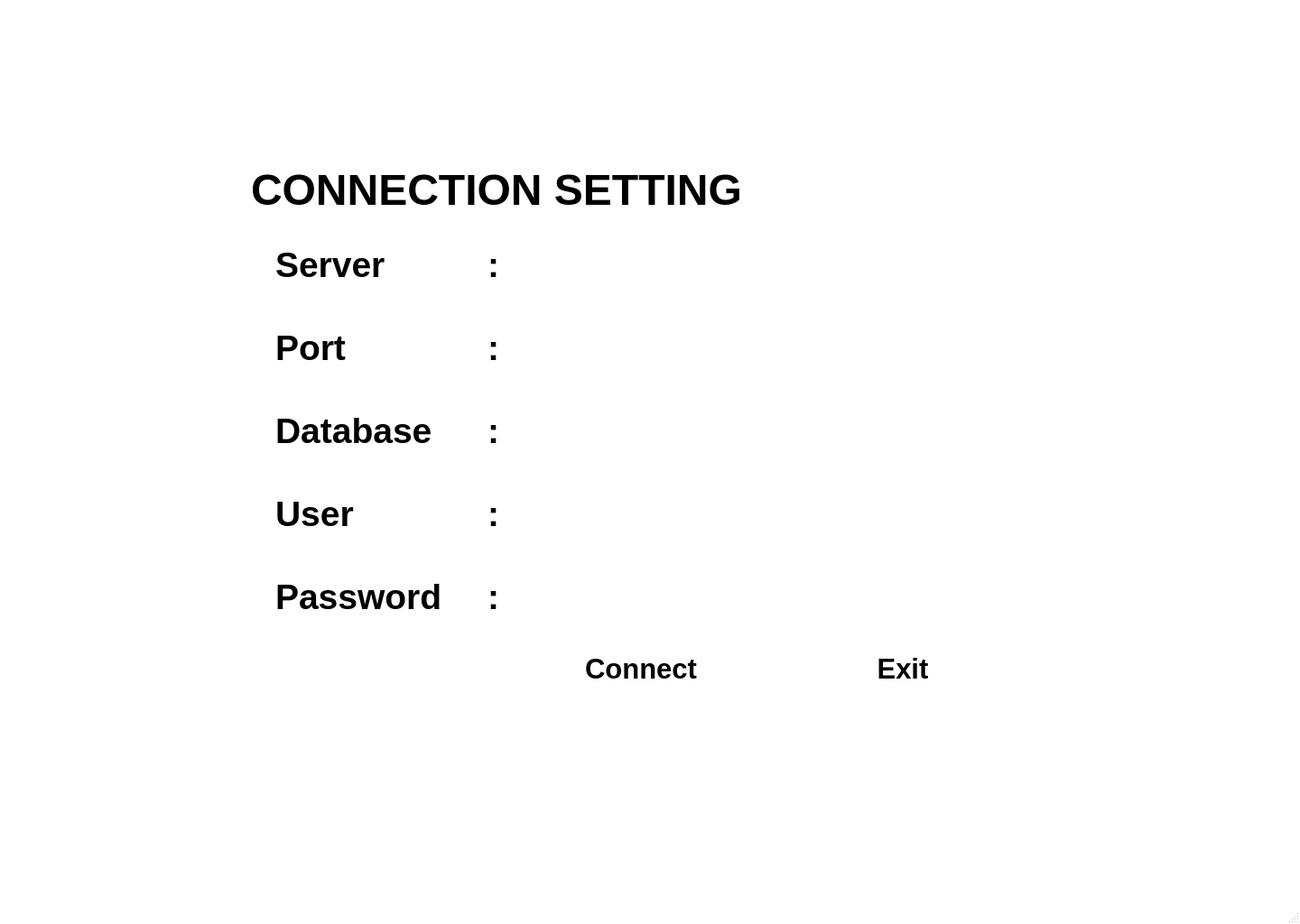
<?xml version="1.0" encoding="UTF-8"?>
<ui version="4.0">
 <class>MainWindow</class>
 <widget class="QMainWindow" name="MainWindow">
  <property name="windowModality">
   <enum>Qt::ApplicationModal</enum>
  </property>
  <property name="geometry">
   <rect>
    <x>0</x>
    <y>0</y>
    <width>1440</width>
    <height>1024</height>
   </rect>
  </property>
  <property name="palette">
   <palette>
    <active>
     <colorrole role="Midlight">
      <brush brushstyle="SolidPattern">
       <color alpha="255">
        <red>255</red>
        <green>255</green>
        <blue>255</blue>
       </color>
      </brush>
     </colorrole>
     <colorrole role="Base">
      <brush brushstyle="SolidPattern">
       <color alpha="255">
        <red>255</red>
        <green>255</green>
        <blue>255</blue>
       </color>
      </brush>
     </colorrole>
     <colorrole role="Window">
      <brush brushstyle="SolidPattern">
       <color alpha="255">
        <red>255</red>
        <green>255</green>
        <blue>255</blue>
       </color>
      </brush>
     </colorrole>
     <colorrole role="Shadow">
      <brush brushstyle="SolidPattern">
       <color alpha="255">
        <red>255</red>
        <green>255</green>
        <blue>255</blue>
       </color>
      </brush>
     </colorrole>
    </active>
    <inactive>
     <colorrole role="Midlight">
      <brush brushstyle="SolidPattern">
       <color alpha="255">
        <red>227</red>
        <green>227</green>
        <blue>227</blue>
       </color>
      </brush>
     </colorrole>
     <colorrole role="Base">
      <brush brushstyle="SolidPattern">
       <color alpha="255">
        <red>255</red>
        <green>255</green>
        <blue>255</blue>
       </color>
      </brush>
     </colorrole>
     <colorrole role="Window">
      <brush brushstyle="SolidPattern">
       <color alpha="255">
        <red>255</red>
        <green>255</green>
        <blue>255</blue>
       </color>
      </brush>
     </colorrole>
     <colorrole role="Shadow">
      <brush brushstyle="SolidPattern">
       <color alpha="255">
        <red>255</red>
        <green>255</green>
        <blue>255</blue>
       </color>
      </brush>
     </colorrole>
    </inactive>
    <disabled>
     <colorrole role="Midlight">
      <brush brushstyle="SolidPattern">
       <color alpha="255">
        <red>255</red>
        <green>255</green>
        <blue>255</blue>
       </color>
      </brush>
     </colorrole>
     <colorrole role="Base">
      <brush brushstyle="SolidPattern">
       <color alpha="255">
        <red>255</red>
        <green>255</green>
        <blue>255</blue>
       </color>
      </brush>
     </colorrole>
     <colorrole role="Window">
      <brush brushstyle="SolidPattern">
       <color alpha="255">
        <red>255</red>
        <green>255</green>
        <blue>255</blue>
       </color>
      </brush>
     </colorrole>
     <colorrole role="Shadow">
      <brush brushstyle="SolidPattern">
       <color alpha="255">
        <red>255</red>
        <green>255</green>
        <blue>255</blue>
       </color>
      </brush>
     </colorrole>
    </disabled>
   </palette>
  </property>
  <property name="font">
   <font>
    <family>Segoe UI</family>
   </font>
  </property>
  <property name="windowTitle">
   <string>MainWindow</string>
  </property>
  <widget class="QWidget" name="centralwidget">
   <property name="palette">
    <palette>
     <active>
      <colorrole role="WindowText">
       <brush brushstyle="SolidPattern">
        <color alpha="255">
         <red>0</red>
         <green>0</green>
         <blue>0</blue>
        </color>
       </brush>
      </colorrole>
     </active>
     <inactive>
      <colorrole role="WindowText">
       <brush brushstyle="SolidPattern">
        <color alpha="255">
         <red>0</red>
         <green>0</green>
         <blue>0</blue>
        </color>
       </brush>
      </colorrole>
     </inactive>
     <disabled>
      <colorrole role="WindowText">
       <brush brushstyle="SolidPattern">
        <color alpha="255">
         <red>166</red>
         <green>36</green>
         <blue>36</blue>
        </color>
       </brush>
      </colorrole>
     </disabled>
    </palette>
   </property>
   <widget class="QLabel" name="frame_connection">
    <property name="geometry">
     <rect>
      <x>225</x>
      <y>212</y>
      <width>989</width>
      <height>600</height>
     </rect>
    </property>
    <property name="text">
     <string/>
    </property>
    <property name="pixmap">
     <pixmap>../../../../Test QtEdu/images/Frame connection.png</pixmap>
    </property>
    <property name="scaledContents">
     <bool>true</bool>
    </property>
   </widget>
   <widget class="QLabel" name="label_connection">
    <property name="geometry">
     <rect>
      <x>278</x>
      <y>185</y>
      <width>651</width>
      <height>51</height>
     </rect>
    </property>
    <property name="palette">
     <palette>
      <active>
       <colorrole role="WindowText">
        <brush brushstyle="SolidPattern">
         <color alpha="255">
          <red>166</red>
          <green>36</green>
          <blue>36</blue>
         </color>
        </brush>
       </colorrole>
      </active>
      <inactive>
       <colorrole role="WindowText">
        <brush brushstyle="SolidPattern">
         <color alpha="255">
          <red>0</red>
          <green>0</green>
          <blue>0</blue>
         </color>
        </brush>
       </colorrole>
      </inactive>
      <disabled>
       <colorrole role="WindowText">
        <brush brushstyle="SolidPattern">
         <color alpha="255">
          <red>166</red>
          <green>36</green>
          <blue>36</blue>
         </color>
        </brush>
       </colorrole>
      </disabled>
     </palette>
    </property>
    <property name="font">
     <font>
      <pointsize>36</pointsize>
      <weight>75</weight>
      <bold>true</bold>
     </font>
    </property>
    <property name="autoFillBackground">
     <bool>true</bool>
    </property>
    <property name="frameShape">
     <enum>QFrame::NoFrame</enum>
    </property>
    <property name="text">
     <string>CONNECTION SETTING</string>
    </property>
    <property name="textFormat">
     <enum>Qt::AutoText</enum>
    </property>
    <property name="wordWrap">
     <bool>false</bool>
    </property>
   </widget>
   <widget class="QLabel" name="label_server">
    <property name="geometry">
     <rect>
      <x>305</x>
      <y>270</y>
      <width>203</width>
      <height>46</height>
     </rect>
    </property>
    <property name="font">
     <font>
      <family>Segoe UI</family>
      <pointsize>29</pointsize>
      <weight>75</weight>
      <bold>true</bold>
     </font>
    </property>
    <property name="text">
     <string>Server</string>
    </property>
   </widget>
   <widget class="QLabel" name="label_port">
    <property name="geometry">
     <rect>
      <x>305</x>
      <y>362</y>
      <width>203</width>
      <height>46</height>
     </rect>
    </property>
    <property name="font">
     <font>
      <pointsize>29</pointsize>
      <weight>75</weight>
      <bold>true</bold>
     </font>
    </property>
    <property name="text">
     <string>Port</string>
    </property>
   </widget>
   <widget class="QLabel" name="label_database">
    <property name="geometry">
     <rect>
      <x>305</x>
      <y>454</y>
      <width>261</width>
      <height>46</height>
     </rect>
    </property>
    <property name="font">
     <font>
      <pointsize>29</pointsize>
      <weight>75</weight>
      <bold>true</bold>
     </font>
    </property>
    <property name="text">
     <string>Database</string>
    </property>
   </widget>
   <widget class="QLabel" name="label_user">
    <property name="geometry">
     <rect>
      <x>305</x>
      <y>546</y>
      <width>261</width>
      <height>46</height>
     </rect>
    </property>
    <property name="font">
     <font>
      <pointsize>29</pointsize>
      <weight>75</weight>
      <bold>true</bold>
     </font>
    </property>
    <property name="text">
     <string>User</string>
    </property>
   </widget>
   <widget class="QLabel" name="label_password">
    <property name="geometry">
     <rect>
      <x>305</x>
      <y>638</y>
      <width>261</width>
      <height>46</height>
     </rect>
    </property>
    <property name="font">
     <font>
      <pointsize>29</pointsize>
      <weight>75</weight>
      <bold>true</bold>
     </font>
    </property>
    <property name="text">
     <string>Password</string>
    </property>
   </widget>
   <widget class="QLabel" name="label_2cham">
    <property name="geometry">
     <rect>
      <x>540</x>
      <y>270</y>
      <width>21</width>
      <height>46</height>
     </rect>
    </property>
    <property name="font">
     <font>
      <family>Segoe UI</family>
      <pointsize>29</pointsize>
      <weight>75</weight>
      <bold>true</bold>
     </font>
    </property>
    <property name="text">
     <string>:</string>
    </property>
   </widget>
   <widget class="QLabel" name="label_2cham_2">
    <property name="geometry">
     <rect>
      <x>540</x>
      <y>362</y>
      <width>21</width>
      <height>46</height>
     </rect>
    </property>
    <property name="font">
     <font>
      <family>Segoe UI</family>
      <pointsize>29</pointsize>
      <weight>75</weight>
      <bold>true</bold>
     </font>
    </property>
    <property name="text">
     <string>:</string>
    </property>
   </widget>
   <widget class="QLabel" name="label_2cham_3">
    <property name="geometry">
     <rect>
      <x>540</x>
      <y>454</y>
      <width>21</width>
      <height>46</height>
     </rect>
    </property>
    <property name="font">
     <font>
      <family>Segoe UI</family>
      <pointsize>29</pointsize>
      <weight>75</weight>
      <bold>true</bold>
     </font>
    </property>
    <property name="text">
     <string>:</string>
    </property>
   </widget>
   <widget class="QLabel" name="label_2cham_4">
    <property name="geometry">
     <rect>
      <x>540</x>
      <y>546</y>
      <width>21</width>
      <height>46</height>
     </rect>
    </property>
    <property name="font">
     <font>
      <family>Segoe UI</family>
      <pointsize>29</pointsize>
      <weight>75</weight>
      <bold>true</bold>
     </font>
    </property>
    <property name="text">
     <string>:</string>
    </property>
   </widget>
   <widget class="QLabel" name="label_2cham_5">
    <property name="geometry">
     <rect>
      <x>540</x>
      <y>638</y>
      <width>21</width>
      <height>46</height>
     </rect>
    </property>
    <property name="font">
     <font>
      <family>Segoe UI</family>
      <pointsize>29</pointsize>
      <weight>75</weight>
      <bold>true</bold>
     </font>
    </property>
    <property name="text">
     <string>:</string>
    </property>
   </widget>
   <widget class="QLabel" name="frame_portinput">
    <property name="geometry">
     <rect>
      <x>600</x>
      <y>362</y>
      <width>516</width>
      <height>56</height>
     </rect>
    </property>
    <property name="text">
     <string/>
    </property>
    <property name="pixmap">
     <pixmap>../Images/text_label.png</pixmap>
    </property>
    <property name="scaledContents">
     <bool>true</bool>
    </property>
   </widget>
   <widget class="QLabel" name="frame_databaseinput">
    <property name="geometry">
     <rect>
      <x>600</x>
      <y>454</y>
      <width>516</width>
      <height>56</height>
     </rect>
    </property>
    <property name="text">
     <string/>
    </property>
    <property name="pixmap">
     <pixmap>../Images/text_label.png</pixmap>
    </property>
    <property name="scaledContents">
     <bool>true</bool>
    </property>
   </widget>
   <widget class="QLabel" name="frame_userinput">
    <property name="geometry">
     <rect>
      <x>600</x>
      <y>546</y>
      <width>516</width>
      <height>56</height>
     </rect>
    </property>
    <property name="text">
     <string/>
    </property>
    <property name="pixmap">
     <pixmap>../Images/text_label.png</pixmap>
    </property>
    <property name="scaledContents">
     <bool>true</bool>
    </property>
   </widget>
   <widget class="QLabel" name="frame_passwordinput">
    <property name="geometry">
     <rect>
      <x>600</x>
      <y>638</y>
      <width>516</width>
      <height>56</height>
     </rect>
    </property>
    <property name="text">
     <string/>
    </property>
    <property name="pixmap">
     <pixmap>../Images/text_label.png</pixmap>
    </property>
    <property name="scaledContents">
     <bool>true</bool>
    </property>
   </widget>
   <widget class="QPushButton" name="pushButton_connect">
    <property name="enabled">
     <bool>true</bool>
    </property>
    <property name="geometry">
     <rect>
      <x>610</x>
      <y>710</y>
      <width>200</width>
      <height>61</height>
     </rect>
    </property>
    <property name="sizePolicy">
     <sizepolicy hsizetype="Fixed" vsizetype="Fixed">
      <horstretch>0</horstretch>
      <verstretch>0</verstretch>
     </sizepolicy>
    </property>
    <property name="palette">
     <palette>
      <active>
       <colorrole role="WindowText">
        <brush brushstyle="SolidPattern">
         <color alpha="255">
          <red>255</red>
          <green>255</green>
          <blue>255</blue>
         </color>
        </brush>
       </colorrole>
       <colorrole role="Text">
        <brush brushstyle="SolidPattern">
         <color alpha="255">
          <red>255</red>
          <green>255</green>
          <blue>255</blue>
         </color>
        </brush>
       </colorrole>
       <colorrole role="ButtonText">
        <brush brushstyle="SolidPattern">
         <color alpha="255">
          <red>255</red>
          <green>255</green>
          <blue>255</blue>
         </color>
        </brush>
       </colorrole>
      </active>
      <inactive>
       <colorrole role="WindowText">
        <brush brushstyle="SolidPattern">
         <color alpha="255">
          <red>0</red>
          <green>0</green>
          <blue>0</blue>
         </color>
        </brush>
       </colorrole>
       <colorrole role="Text">
        <brush brushstyle="SolidPattern">
         <color alpha="255">
          <red>0</red>
          <green>0</green>
          <blue>0</blue>
         </color>
        </brush>
       </colorrole>
       <colorrole role="ButtonText">
        <brush brushstyle="SolidPattern">
         <color alpha="255">
          <red>0</red>
          <green>0</green>
          <blue>0</blue>
         </color>
        </brush>
       </colorrole>
      </inactive>
      <disabled>
       <colorrole role="WindowText">
        <brush brushstyle="SolidPattern">
         <color alpha="255">
          <red>166</red>
          <green>36</green>
          <blue>36</blue>
         </color>
        </brush>
       </colorrole>
       <colorrole role="Text">
        <brush brushstyle="SolidPattern">
         <color alpha="255">
          <red>120</red>
          <green>120</green>
          <blue>120</blue>
         </color>
        </brush>
       </colorrole>
       <colorrole role="ButtonText">
        <brush brushstyle="SolidPattern">
         <color alpha="255">
          <red>120</red>
          <green>120</green>
          <blue>120</blue>
         </color>
        </brush>
       </colorrole>
      </disabled>
     </palette>
    </property>
    <property name="font">
     <font>
      <pointsize>23</pointsize>
      <weight>75</weight>
      <bold>true</bold>
     </font>
    </property>
    <property name="autoFillBackground">
     <bool>false</bool>
    </property>
    <property name="text">
     <string>Connect</string>
    </property>
    <property name="autoDefault">
     <bool>false</bool>
    </property>
    <property name="flat">
     <bool>true</bool>
    </property>
   </widget>
   <widget class="QLabel" name="frame_connectbutton">
    <property name="geometry">
     <rect>
      <x>600</x>
      <y>720</y>
      <width>221</width>
      <height>51</height>
     </rect>
    </property>
    <property name="text">
     <string/>
    </property>
    <property name="pixmap">
     <pixmap>../Images/connect_button.png</pixmap>
    </property>
    <property name="scaledContents">
     <bool>true</bool>
    </property>
   </widget>
   <widget class="QLabel" name="frame_connectbutton_2">
    <property name="geometry">
     <rect>
      <x>890</x>
      <y>720</y>
      <width>221</width>
      <height>51</height>
     </rect>
    </property>
    <property name="text">
     <string/>
    </property>
    <property name="pixmap">
     <pixmap>../Images/connect_button.png</pixmap>
    </property>
    <property name="scaledContents">
     <bool>true</bool>
    </property>
   </widget>
   <widget class="QPushButton" name="pushButton_exit">
    <property name="enabled">
     <bool>true</bool>
    </property>
    <property name="geometry">
     <rect>
      <x>900</x>
      <y>710</y>
      <width>200</width>
      <height>61</height>
     </rect>
    </property>
    <property name="sizePolicy">
     <sizepolicy hsizetype="Fixed" vsizetype="Fixed">
      <horstretch>0</horstretch>
      <verstretch>0</verstretch>
     </sizepolicy>
    </property>
    <property name="palette">
     <palette>
      <active>
       <colorrole role="WindowText">
        <brush brushstyle="SolidPattern">
         <color alpha="255">
          <red>255</red>
          <green>255</green>
          <blue>255</blue>
         </color>
        </brush>
       </colorrole>
       <colorrole role="Text">
        <brush brushstyle="SolidPattern">
         <color alpha="255">
          <red>255</red>
          <green>255</green>
          <blue>255</blue>
         </color>
        </brush>
       </colorrole>
       <colorrole role="ButtonText">
        <brush brushstyle="SolidPattern">
         <color alpha="255">
          <red>255</red>
          <green>255</green>
          <blue>255</blue>
         </color>
        </brush>
       </colorrole>
      </active>
      <inactive>
       <colorrole role="WindowText">
        <brush brushstyle="SolidPattern">
         <color alpha="255">
          <red>0</red>
          <green>0</green>
          <blue>0</blue>
         </color>
        </brush>
       </colorrole>
       <colorrole role="Text">
        <brush brushstyle="SolidPattern">
         <color alpha="255">
          <red>0</red>
          <green>0</green>
          <blue>0</blue>
         </color>
        </brush>
       </colorrole>
       <colorrole role="ButtonText">
        <brush brushstyle="SolidPattern">
         <color alpha="255">
          <red>0</red>
          <green>0</green>
          <blue>0</blue>
         </color>
        </brush>
       </colorrole>
      </inactive>
      <disabled>
       <colorrole role="WindowText">
        <brush brushstyle="SolidPattern">
         <color alpha="255">
          <red>166</red>
          <green>36</green>
          <blue>36</blue>
         </color>
        </brush>
       </colorrole>
       <colorrole role="Text">
        <brush brushstyle="SolidPattern">
         <color alpha="255">
          <red>120</red>
          <green>120</green>
          <blue>120</blue>
         </color>
        </brush>
       </colorrole>
       <colorrole role="ButtonText">
        <brush brushstyle="SolidPattern">
         <color alpha="255">
          <red>120</red>
          <green>120</green>
          <blue>120</blue>
         </color>
        </brush>
       </colorrole>
      </disabled>
     </palette>
    </property>
    <property name="font">
     <font>
      <pointsize>23</pointsize>
      <weight>75</weight>
      <bold>true</bold>
     </font>
    </property>
    <property name="autoFillBackground">
     <bool>false</bool>
    </property>
    <property name="text">
     <string>Exit</string>
    </property>
    <property name="autoDefault">
     <bool>false</bool>
    </property>
    <property name="flat">
     <bool>true</bool>
    </property>
   </widget>
   <widget class="QLabel" name="frame_serverinput">
    <property name="geometry">
     <rect>
      <x>600</x>
      <y>270</y>
      <width>516</width>
      <height>56</height>
     </rect>
    </property>
    <property name="text">
     <string/>
    </property>
    <property name="pixmap">
     <pixmap>../Images/text_label.png</pixmap>
    </property>
    <property name="scaledContents">
     <bool>true</bool>
    </property>
   </widget>
   <zorder>frame_connection</zorder>
   <zorder>frame_connectbutton</zorder>
   <zorder>label_connection</zorder>
   <zorder>label_server</zorder>
   <zorder>label_port</zorder>
   <zorder>label_database</zorder>
   <zorder>label_user</zorder>
   <zorder>label_password</zorder>
   <zorder>label_2cham</zorder>
   <zorder>label_2cham_2</zorder>
   <zorder>label_2cham_3</zorder>
   <zorder>label_2cham_4</zorder>
   <zorder>label_2cham_5</zorder>
   <zorder>frame_portinput</zorder>
   <zorder>frame_databaseinput</zorder>
   <zorder>frame_userinput</zorder>
   <zorder>frame_passwordinput</zorder>
   <zorder>pushButton_connect</zorder>
   <zorder>frame_connectbutton_2</zorder>
   <zorder>pushButton_exit</zorder>
  </widget>
  <widget class="QMenuBar" name="menubar">
   <property name="geometry">
    <rect>
     <x>0</x>
     <y>0</y>
     <width>1440</width>
     <height>26</height>
    </rect>
   </property>
  </widget>
  <widget class="QStatusBar" name="statusbar"/>
 </widget>
 <resources/>
 <connections/>
</ui>
